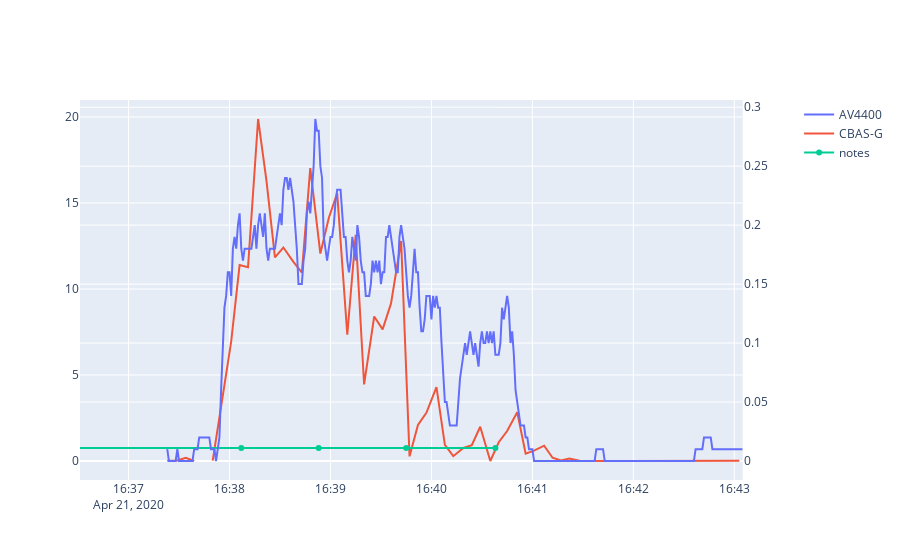

The cell this chart's notebook holds for it:
### Code cell
from plotly.subplots import make_subplots

fig = make_subplots(specs=[[{"secondary_y": True}]])

fig.add_trace(
    go.Scatter(x=av4400.index, y=av4400['Air'],
               name="AV4400"),secondary_y=True)
fig.add_trace(
    go.Scatter(x=CBAS.index, y=CBAS['Air'],
               name="CBAS-G"),secondary_y=False)
fig.add_trace(
go.Scatter(
    x=notes.index,
    y=notes['Y'],
    name='notes',
    hovertext=notes.note)) 

fig.show()
